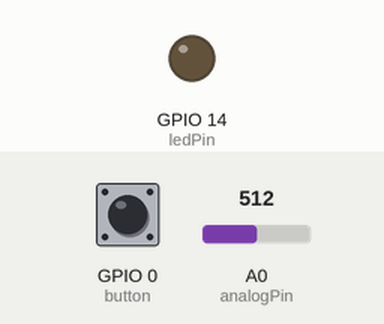
A sketch run on a simulated ESP8266 (NodeMCU). On the bench: output pins drawn as LEDs (lit = HIGH). Inputs (shaded band) come from the test bench; at power-on: GPIO 0 (button) HIGH, A0 (analogPin) = 512. What the sketch prints to the serial monitor is not drawn.

Above: at 1.2 s.
1.3 s: GPIO 0 (button) pulled LOW for 0.15 s
At 2.0 s:
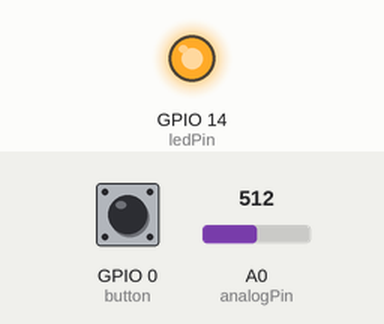
3.0 s: A0 (analogPin) set to 122
At 4.2 s:
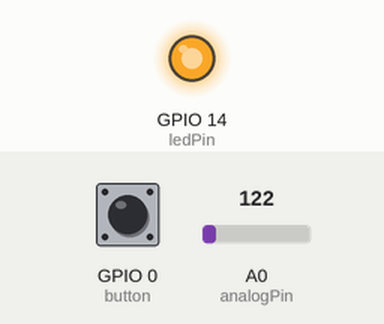
4.5 s: GPIO 0 (button) pulled LOW for 1 s
At 6.7 s:
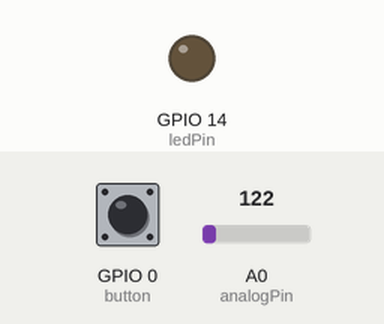
7.0 s: GPIO 0 (button) pulled LOW for 3.2 s
At 11.4 s:
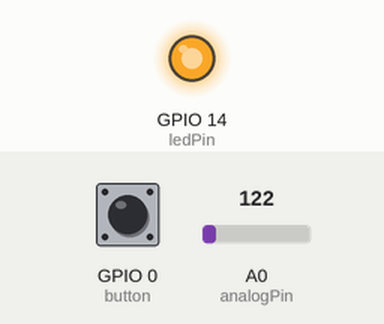
11.7 s: A0 (analogPin) set to 0
At 12.2 s:
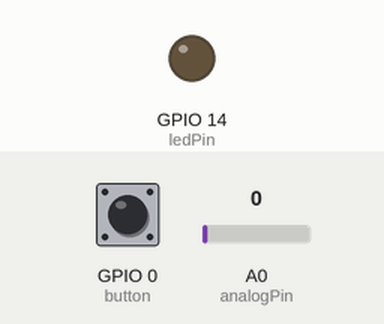
Timing chart, 0 to 14.2 s (numbered marks = the images above; inputs shaded):
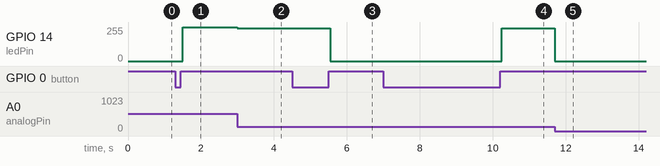

Measured:
- after the input at 1.3 s, GPIO 14 (ledPin): 0/255 → 255/255 after 0.20 s
- after the input at 3.0 s, GPIO 14 (ledPin): 255/255 → 244/255 at once
- after the input at 4.5 s, GPIO 14 (ledPin): 244/255 → 0/255 after 1.1 s
- after the input at 7.0 s, GPIO 14 (ledPin): 0/255 → 244/255 after 3.3 s
- after the input at 11.7 s, GPIO 14 (ledPin): 244/255 → 0/255 at once

The sketch:

LEDy-code.ino
```cpp
/*LED (+button+potentiometer) */

const int ledPin = 14;  //PWM_SIGNAL_OUT
const int button = 0;
const int analogPin = A0; //potentiometer

bool power = LOW;

ICACHE_RAM_ATTR void ButtonOnOff(){  //switch "On/Off"
  cli();          //disable interupts
  power = !power;
  delay(50);
  sei();          //enable interupts
}

void setup(){
  Serial.begin(115200);
  pinMode(ledPin, OUTPUT);
  pinMode(button, INPUT_PULLUP);
  attachInterrupt(digitalPinToInterrupt(button), ButtonOnOff, RISING);
}

void loop(){
  Serial.print(power);
if(power)
  analogWrite(ledPin,analogRead(analogPin)*2);
else
  analogWrite(ledPin,0);
}
```
